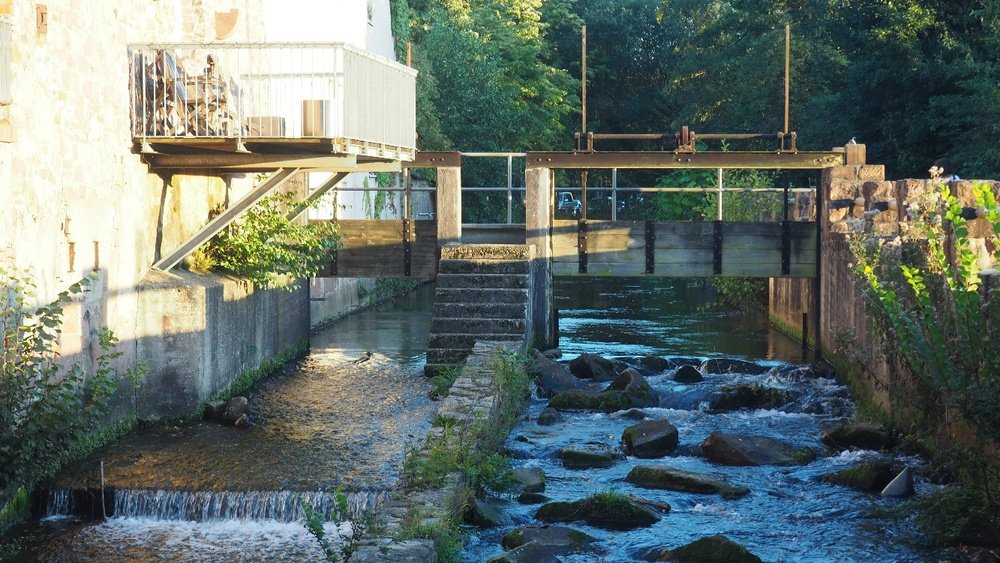
#> input picture images/image3.JPG, 1000 x 563 px, shrunk from 1333 x 750 before the run, found by its file name
$ python detection.py
#> lines starting #> are read from the running program, lines starting #| are printed output that depends on the picture
import cv2

# Load the images
image1 = cv2.imread('./images/image3.JPG', cv2.IMREAD_GRAYSCALE)
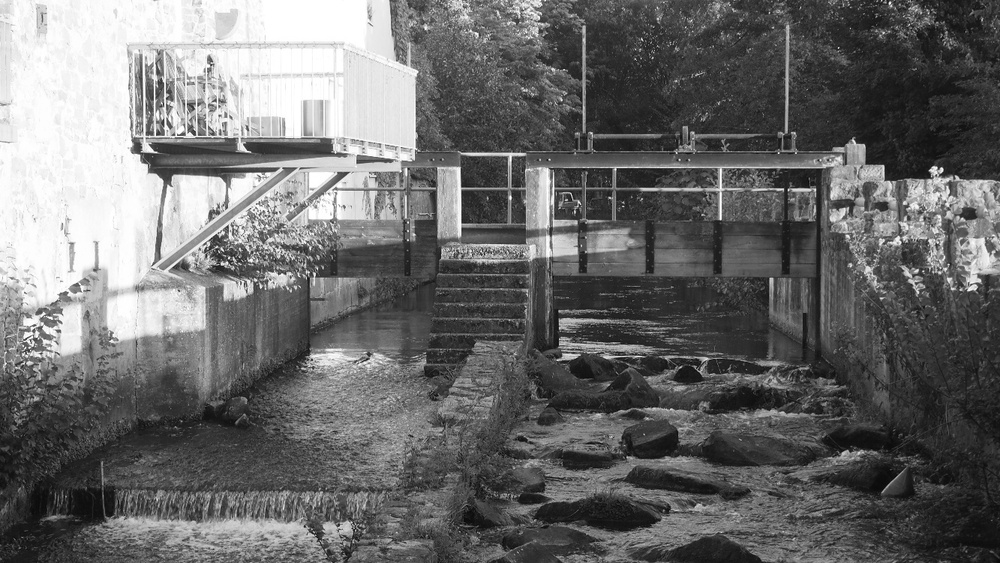
#> image1: shape (563, 1000); min 2, max 255, mean 107.5
image2 = cv2.imread('./images/image4.JPG', cv2.IMREAD_GRAYSCALE)
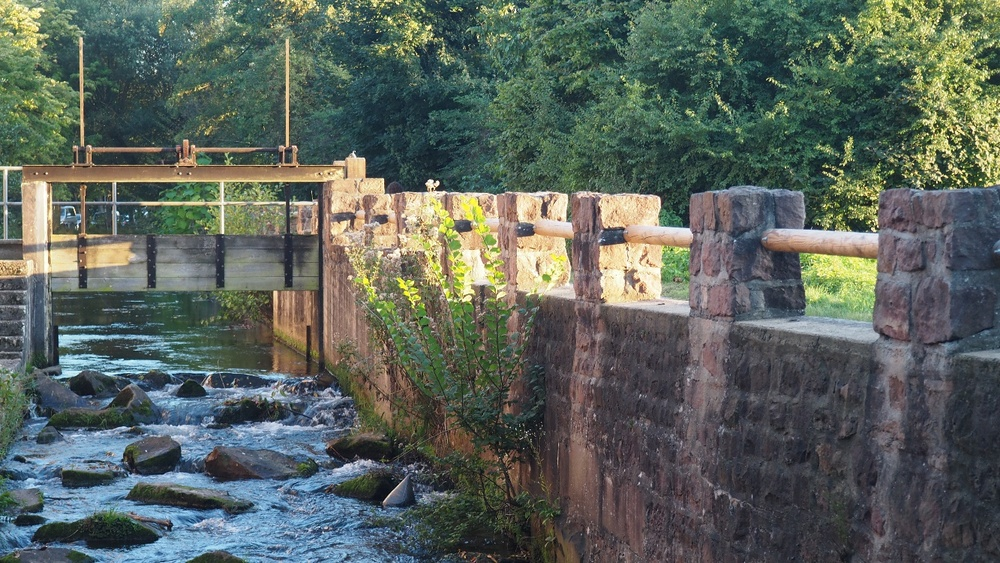
#> input picture images/image4.JPG, 1000 x 563 px, shrunk from 1333 x 750 before the run, found by its file name
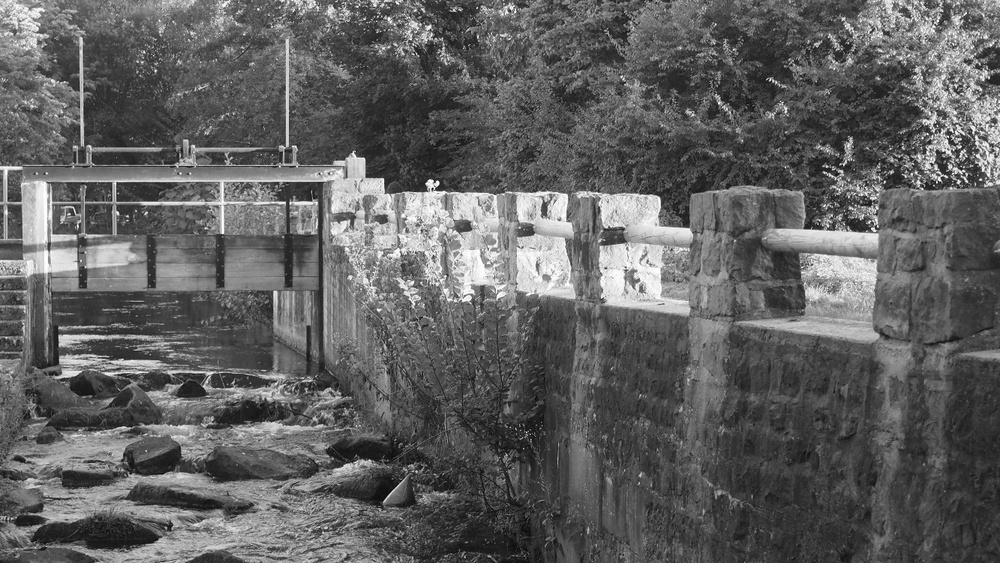
#> image2: shape (563, 1000); min 0, max 255, mean 96.3

# FEATURE DETECTIION AND EXTRACTION-----------------------------------------------------

# SIFT  -----------------------------------------------------------------------
# Initialize the feature detector and extractor (e.g., SIFT)
sift = cv2.SIFT_create()

# Detect keypoints and compute descriptors for both images
keypoints1, descriptors1 = sift.detectAndCompute(image1, None)
#> keypoints1 = 4718 keypoints; strongest (x, y, size): (510, 198, 2.6), (314, 274, 2), (934, 170, 5.4), (720, 219, 1.9)
keypoints2, descriptors2 = sift.detectAndCompute(image2, None)
#> keypoints2 = 5986 keypoints; strongest (x, y, size): (437, 183, 2.9), (959, 182, 2.5), (946, 176, 2.1), (430, 183, 5.3)
#-------------------------------------------------------------------------------

# ORB -----------------------------------------------------------------------
#uncomment the lines of code to run ORB
# Initialize the feature detector and extractor (e.g., ORB)
#orb = cv2.ORB_create()

# Detect keypoints and compute descriptors for both images
#keypoints1, descriptors1 = orb.detectAndCompute(image1, None)
#keypoints2, descriptors2 = orb.detectAndCompute(image2, None)
#-------------------------------------------------------------------------------

# SURF -----------------------------------------------------------------------
#uncomment the lines of code
# Initialize the feature detector and extractor (e.g., ORB)
#surf = cv2.SURF_create()

# Detect keypoints and compute descriptors for both images
#keypoints1, descriptors1 = surf.detectAndCompute(image1, None)
#keypoints2, descriptors2 = surf.detectAndCompute(image2, None)
#-------------------------------------------------------------------------------

# Draw keypoints on the images
image1_keypoints = cv2.drawKeypoints(image1, keypoints1, None)
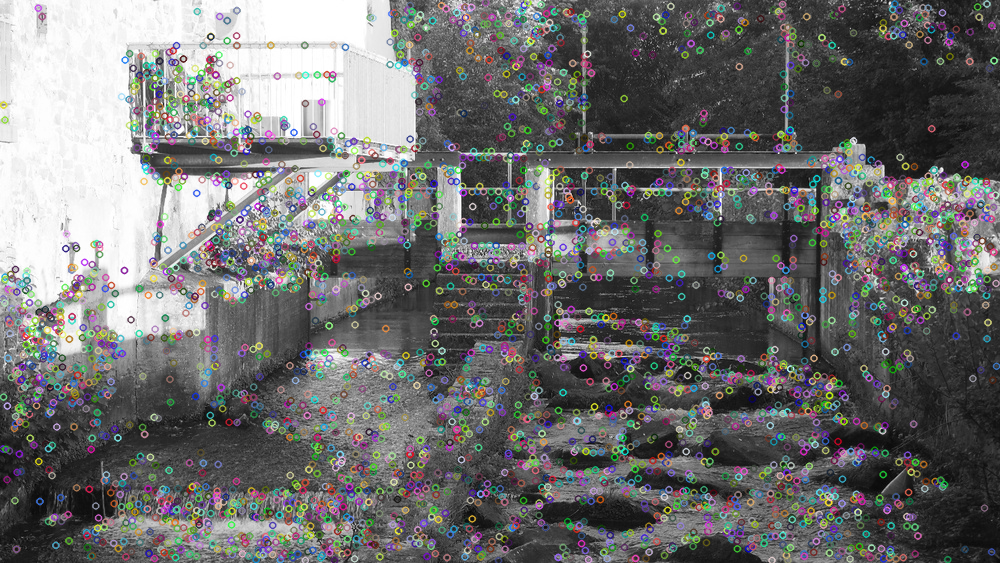
#> image1_keypoints: shape (563, 1000, 3); mean of channels 0, 1, 2 110.1, 110.3, 110.1; drawn as B, G, R
image2_keypoints = cv2.drawKeypoints(image2, keypoints2, None)
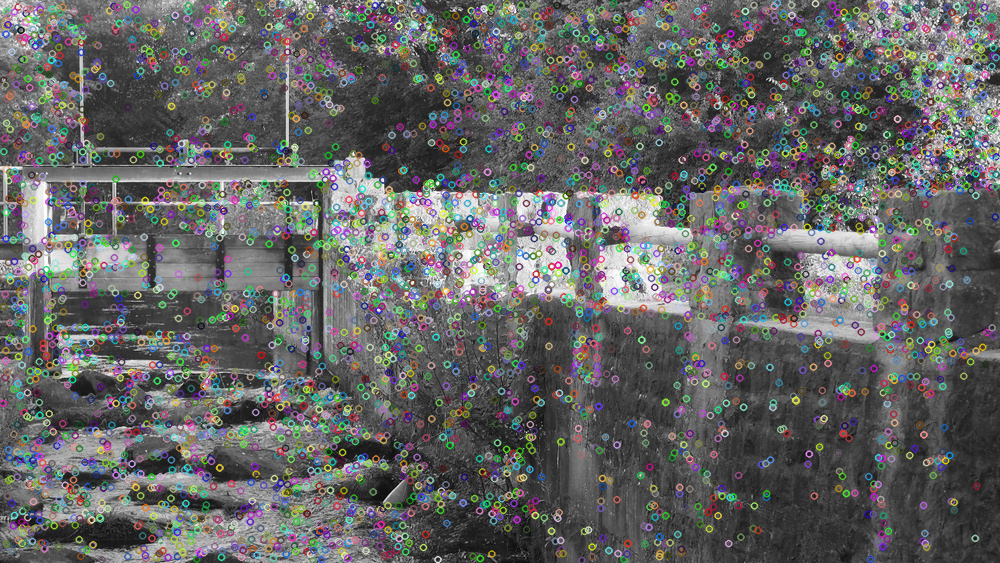
#> image2_keypoints: shape (563, 1000, 3); mean of channels 0, 1, 2 99.7, 100.3, 100.1; drawn as B, G, R

# Display the images with keypoints
cv2.imshow('Image 1 with Keypoints', image1_keypoints)
cv2.imshow('Image 2 with Keypoints', image2_keypoints)
cv2.waitKey(0)
cv2.destroyAllWindows()
